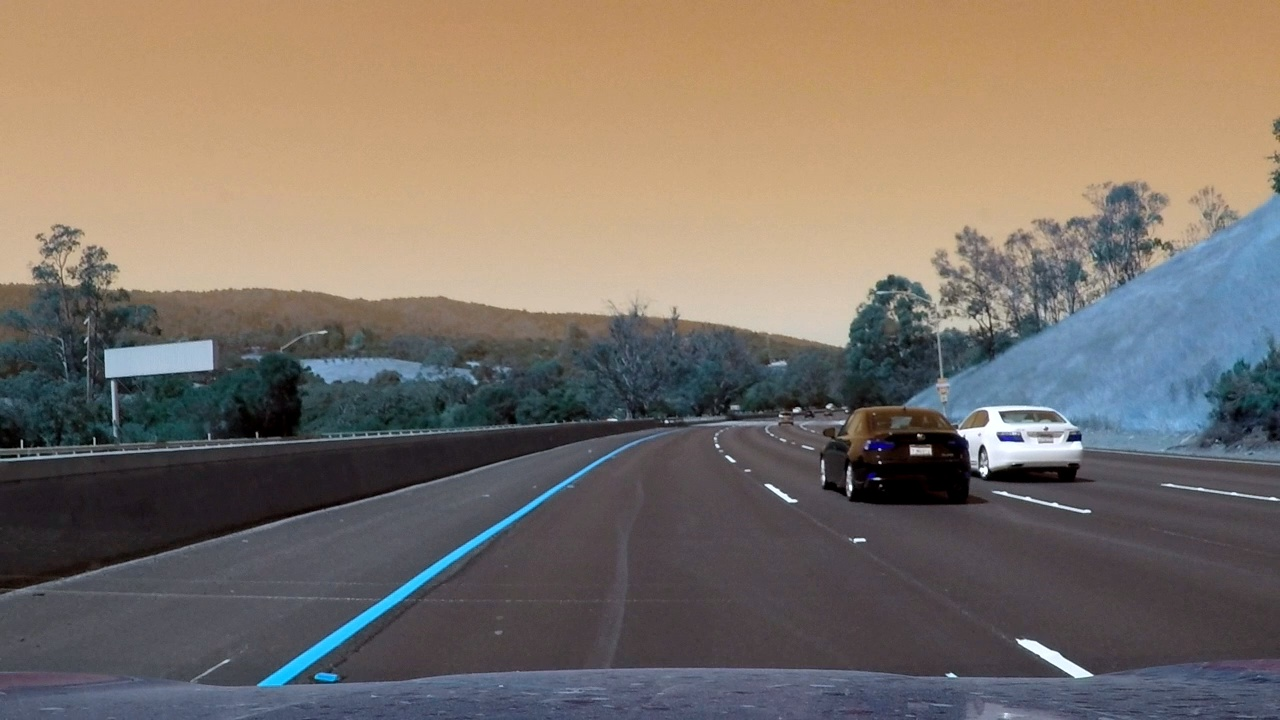
#> input picture test_images/challenge.jpg, 1280 x 720 px
$ jupyter execute --allow-errors P1.ipynb   (shell and % lines are left out)
#> lines starting #> are read from the running program, lines starting #| are printed output that depends on the picture; after the words box and inside, x2 and y2 are one past the last pixel; in counts of white or black regions, pixels touching at a corner belong together
# Self-Driving Car Engineer Nanodegree

## Project: **Finding Lane Lines on the Road**
***
In this project, you will use the tools you learned about in the lesson to identify lane lines on the road.  You can develop your pipeline on a series of individual images, and later apply the result to a video stream (really just a series of images). Check out the video clip "raw-lines-example.mp4" (also contained in this repository) to see what the output should look like after using the helper functions below.

Once you have a result that looks roughly like "raw-lines-example.mp4", you'll need to get creative and try to average and/or extrapolate the line segments you've detected to map out the full extent of the lane lines.  You can see an example of the result you're going for in the video "P1_example.mp4".  Ultimately, you would like to draw just one line for the left side of the lane, and one for the right.

In addition to implementing code, there is a brief writeup to complete. The writeup should be completed in a separate file, which can be either a markdown file or a pdf document. There is a [write up template](https://github.com/udacity/CarND-LaneLines-P1/blob/master/writeup_template.md) that can be used to guide the writing process. Completing both the code in the Ipython notebook and the writeup template will cover all of the [rubric points](https://review.udacity.com/#!/rubrics/322/view) for this project.

---
Let's have a look at our first image called 'test_images/solidWhiteRight.jpg'.  Run the 2 cells below (hit Shift-Enter or the "play" button above) to display the image.

**Note: If, at any point, you encounter frozen display windows or other confounding issues, you can always start again with a clean slate by going to the "Kernel" menu above and selecting "Restart & Clear Output".**

---

**The tools you have are color selection, region of interest selection, grayscaling, Gaussian smoothing, Canny Edge Detection and Hough Tranform line detection.  You  are also free to explore and try other techniques that were not presented in the lesson.  Your goal is piece together a pipeline to detect the line segments in the image, then average/extrapolate them and draw them onto the image for display (as below).  Once you have a working pipeline, try it out on the video stream below.**

---

<figure>

 <figcaption>
 <p></p>
 <p style="text-align: center;"> Your output should look something like this (above) after detecting line segments using the helper functions below </p>
 </figcaption>
</figure>
 <p></p>
<figure>

 <figcaption>
 <p></p>
 <p style="text-align: center;"> Your goal is to connect/average/extrapolate line segments to get output like this</p>
 </figcaption>
</figure>

**Run the cell below to import some packages.  If you get an `import error` for a package you've already installed, try changing your kernel (select the Kernel menu above --> Change Kernel).  Still have problems?  Try relaunching Jupyter Notebook from the terminal prompt.  Also, consult the forums for more troubleshooting tips.**

## Import Packages

[cell 1]
#importing some useful packages
import matplotlib.pyplot as plt
import matplotlib.image as mpimg
import numpy as np
import cv2

## Read in an Image

#> (a cell that did not finish here is left out)

## Ideas for Lane Detection Pipeline

**Some OpenCV functions (beyond those introduced in the lesson) that might be useful for this project are:**

`cv2.inRange()` for color selection
`cv2.fillPoly()` for regions selection
`cv2.line()` to draw lines on an image given endpoints
`cv2.addWeighted()` to coadd / overlay two images
`cv2.cvtColor()` to grayscale or change color
`cv2.imwrite()` to output images to file
`cv2.bitwise_and()` to apply a mask to an image

**Check out the OpenCV documentation to learn about these and discover even more awesome functionality!**

## Helper Functions

Below are some helper functions to help get you started. They should look familiar from the lesson!

[cell 3]
import math

# [9 lines left out: function grayscale, not called in this run]

def canny(img, low_threshold, high_threshold):
    """Applies the Canny transform"""
    return cv2.Canny(img, low_threshold, high_threshold)

def gaussian_blur(img, kernel_size):
    """Applies a Gaussian Noise kernel"""
    return cv2.GaussianBlur(img, (kernel_size, kernel_size), 0)

def region_of_interest(img, vertices):
    """
    Applies an image mask.

    Only keeps the region of the image defined by the polygon
    formed from `vertices`. The rest of the image is set to black.
    """
    #defining a blank mask to start with
    mask = np.zeros_like(img)

    #defining a 3 channel or 1 channel color to fill the mask with depending on the input image
    if len(img.shape) > 2:
        channel_count = img.shape[2]  # i.e. 3 or 4 depending on your image
        ignore_mask_color = (255,) * channel_count
    else:
        ignore_mask_color = 255

    #filling pixels inside the polygon defined by "vertices" with the fill color
    cv2.fillPoly(mask, vertices, ignore_mask_color)

    #returning the image only where mask pixels are nonzero
    masked_image = cv2.bitwise_and(img, mask)
    return masked_image


def draw_lines(img, lines, color=[255, 0, 0], thickness=8):
    """
    NOTE: this is the function you might want to use as a starting point once you want to
    average/extrapolate the line segments you detect to map out the full
    extent of the lane (going from the result shown in raw-lines-example.mp4
    to that shown in P1_example.mp4).

    Think about things like separating line segments by their
    slope ((y2-y1)/(x2-x1)) to decide which segments are part of the left
    line vs. the right line.  Then, you can average the position of each of
    the lines and extrapolate to the top and bottom of the lane.

    This function draws `lines` with `color` and `thickness`.
    Lines are drawn on the image inplace (mutates the image).
    If you want to make the lines semi-transparent, think about combining
    this function with the weighted_img() function below
    """
    # line mode is defined as following:
    # y = k(x-x1)+y1= kx +y1-kx1
    # y = slop*x + offset
    # group the lines into left lane and right lane,
    # and do an average to get the corresponding slop and offset
    # then draw the line from the middle of the image to the bottom

    left_lane_counter=0
    right_lane_counter=0;
    left_slop=0
    left_offset=0
    right_slop=0
    right_offset=0

    for line in lines:
        for x1,y1,x2,y2 in line:
            #cv2.line(img, (x1, y1), (x2, y2), color, thickness)

            # calcuate the slop and offset of each line
            slop = (y2-y1)/(x2-x1)
            offset = y1 - slop*x1

            # assume left lane has slop within [0.5,2]
            # and right lane has slop within [-2,0.5]
            # this will get ride of the unrelated line
            if slop>0.5 and slop < 2:
                left_slop += slop
                left_offset += offset
                left_lane_counter+=1
            elif slop <-0.5 and slop >-2:
                right_slop += slop
                right_offset += offset
                right_lane_counter+=1

    #print(right_lane_counter)
    #print(left_lane_counter)
    # do an average to smooth the result
    left_slop = left_slop/left_lane_counter
    right_slop = right_slop/right_lane_counter
    left_offset = left_offset/left_lane_counter
    right_offset = right_offset/right_lane_counter

    # draw left lane from 0.6*height to bottom of image
    imshape=img.shape
    y1=imshape[0]
    y2=int(y1*0.6)
    x1=int((y1-left_offset)/left_slop)
    x2=int((y2-left_offset)/left_slop)
    cv2.line(img, (x1, y1), (x2, y2), [0, 255, 0], thickness)

    # draw right lane from 0.6*height to bottom of image
    x1=int((y1-right_offset)/right_slop)
    x2=int((y2-right_offset)/right_slop)
    cv2.line(img, (x1, y1), (x2, y2), [0, 255, 0], thickness)

def hough_lines(img, rho, theta, threshold, min_line_len, max_line_gap):
    """
    `img` should be the output of a Canny transform.

    Returns an image with hough lines drawn.
    """
    lines = cv2.HoughLinesP(img, rho, theta, threshold, np.array([]), minLineLength=min_line_len, maxLineGap=max_line_gap)
    line_img = np.zeros((img.shape[0], img.shape[1], 3), dtype=np.uint8)
    draw_lines(line_img, lines)
    return line_img

# Python 3 has support for cool math symbols.

def weighted_img(img, initial_img, α=0.8, β=1., γ=0.):
    """
    `img` is the output of the hough_lines(), An image with lines drawn on it.
    Should be a blank image (all black) with lines drawn on it.

    `initial_img` should be the image before any processing.

    The result image is computed as follows:

    initial_img * α + img * β + γ
    NOTE: initial_img and img must be the same shape!
    """
    return cv2.addWeighted(initial_img, α, img, β, γ)

I will follow the step from class to build my pipeline

[cell 4]
def findLanePipeline(image, debug=False, using_blue=True):

    if debug:
        plt.figure()
        plt.imshow(image)
        cv2.imwrite('test_image_output/input_img.jpg', cv2.cvtColor(image, cv2.COLOR_RGB2BGR))

    # At first, I use the gray image, but it failed on challenge3.jpg
    # using only the read channel is better
    if using_blue:
        blue_img = image[:,:,2]
        smooth_img = gaussian_blur(blue_img,5)
    else:
        gray_img = grayscale(image)
        smooth_img = gaussian_blur(gray_img,5)
    if debug:
        plt.figure()
        plt.imshow(smooth_img, cmap='gray')
        cv2.imwrite('test_image_output/gray_or_blue_img.jpg',smooth_img)

    # extract edge using canny edge detector
    low_threshold =100
    high_threshold =180
    edge=canny(smooth_img, low_threshold, high_threshold)
    if debug:
        plt.figure()
        plt.imshow(edge)
        cv2.imwrite('test_image_output/edge_img.jpg', edge)

    # apply a mask so only show edges within a certain region of the image
    imshape=edge.shape
    vertices = np.array([[(imshape[1]*0.2,imshape[0]),(imshape[1]*0.4, imshape[0]*0.6), (imshape[1]*0.6, imshape[0]*0.6), (imshape[1]*0.9,imshape[0])]], dtype=np.int32)
    masked_edge = region_of_interest(edge,vertices)
    if debug:
        plt.figure()
        plt.imshow(masked_edge)
        cv2.imwrite('test_image_output/maked_edge_img.jpg', masked_edge)

    # apply hough transform to get lines
    rho=1
    theta=np.pi/180
    threshold = 20
    min_line_len=20
    max_line_gap = 100
    line_image=hough_lines(masked_edge, rho, theta, threshold, min_line_len, max_line_gap)
    if debug:
        plt.figure()
        plt.imshow(line_image)
        cv2.imwrite('test_image_output/lines_img.jpg', line_image)

    overlay_img=weighted_img(image, line_image, α=0.8, β=1., γ=0.)
    if debug:
        plt.figure()
        plt.imshow(overlay_img)
        cv2.imwrite('test_image_output/result.jpg', cv2.cvtColor(overlay_img, cv2.COLOR_RGB2BGR))

    return overlay_img

#> (a cell that did not finish here is left out)

## Test Images

Build your pipeline to work on the images in the directory "test_images"
**You should make sure your pipeline works well on these images before you try the videos.**

[cell 6]
import os
img_names=os.listdir("test_images/")
#> img_names = ['challenge.jpg', 'challenge2.jpg', 'challenge3.jpg']

## Build a Lane Finding Pipeline

Build the pipeline and run your solution on all test_images. Make copies into the `test_images_output` directory, and you can use the images in your writeup report.

Try tuning the various parameters, especially the low and high Canny thresholds as well as the Hough lines parameters.

[cell 7]
# TODO: Build your pipeline that will draw lane lines on the test_images
# then save them to the test_images_output directory.
for img_name in img_names:
    path="test_images/"+img_name
#> path = 'test_images/challenge.jpg'
    image = mpimg.imread(path)
#> image is the input picture: shape (720, 1280, 3); mean R, G, B 124.1, 113.7, 104.5
    image_overlay=findLanePipeline(image, False)
#> in findLanePipeline, `blue_img = image[:,:,2]`:
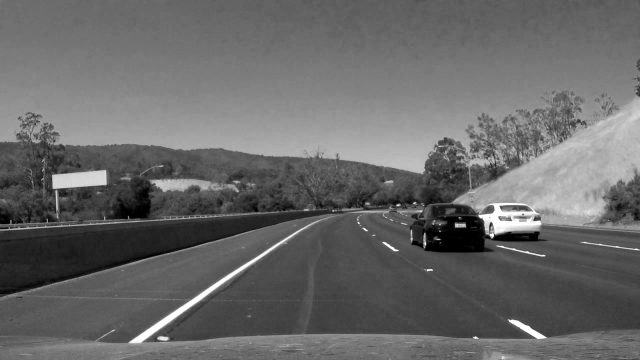
#> blue_img: shape (720, 1280) (shown at 1/2 size); min 0, max 255, mean 104.5
#> in canny, `return cv2.Canny(img, low_threshold, high_threshold)`:
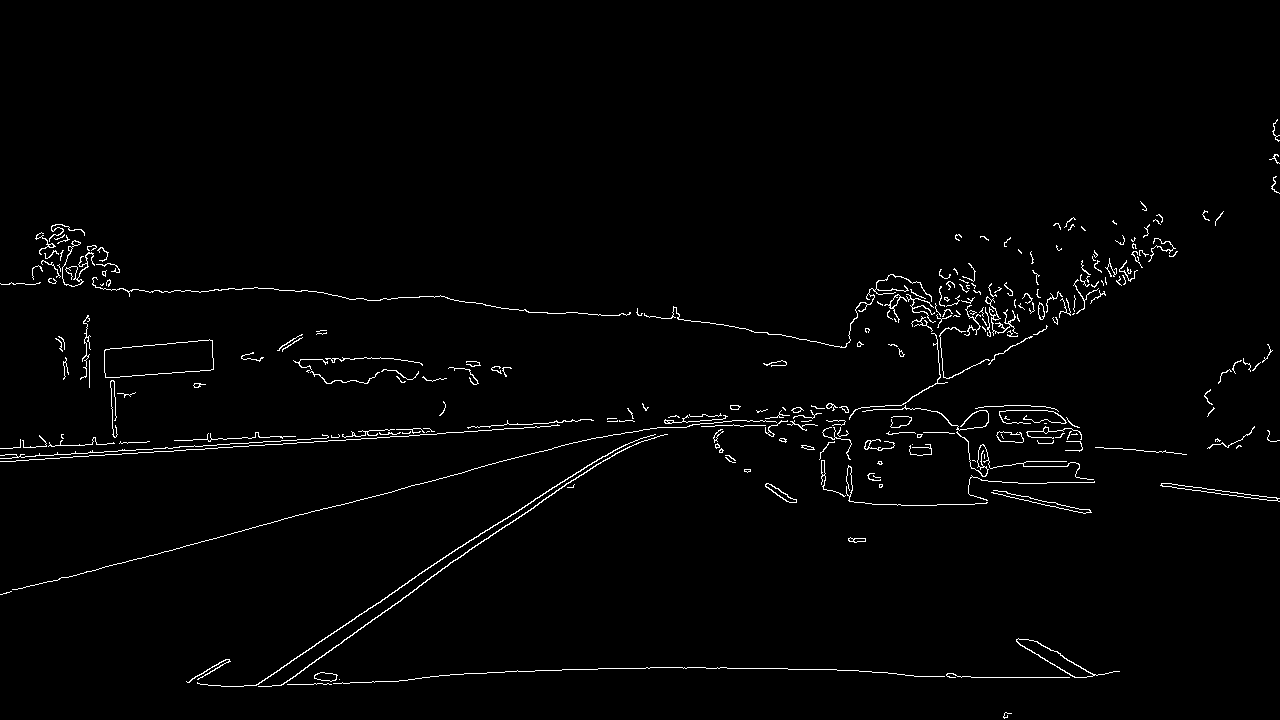
#> returned value: shape (720, 1280); 1.6% white in thin lines or dots, all inside (x1, y1, x2, y2) = (0, 119, 1280, 719)
#> in region_of_interest, `masked_image = cv2.bitwise_and(img, mask)`:
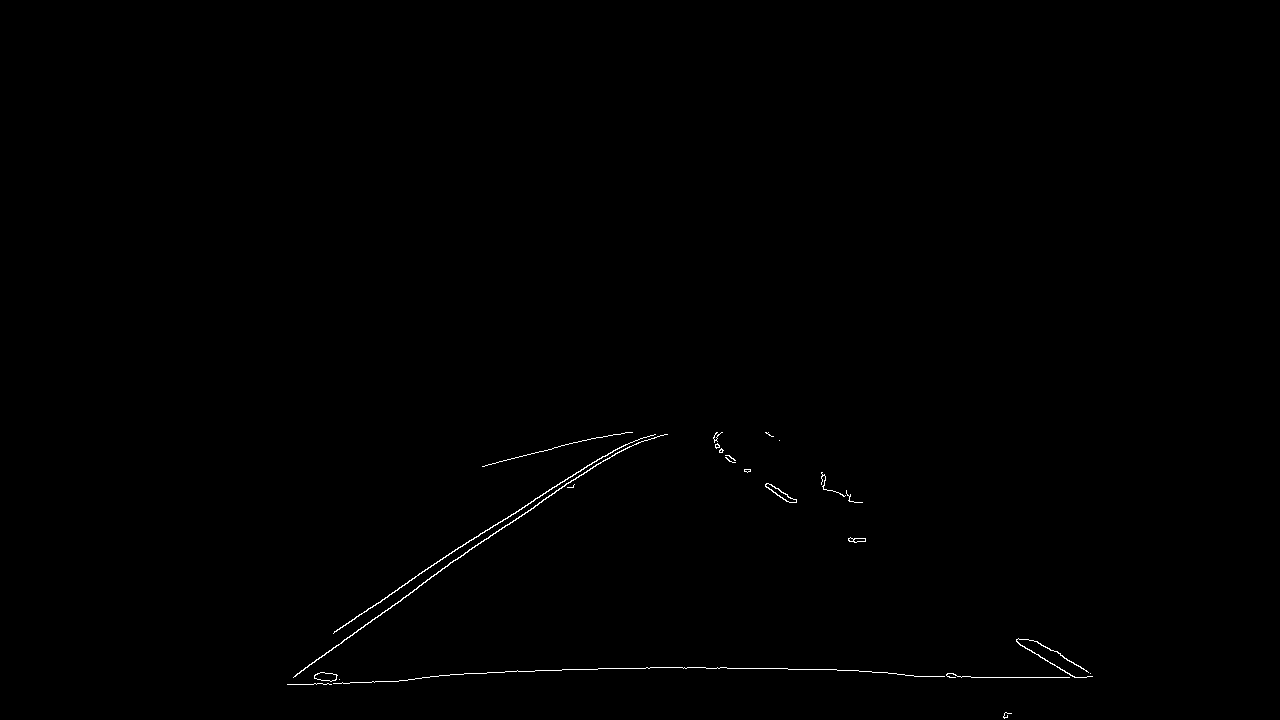
#> masked_image: shape (720, 1280); 0.29% white in thin lines or dots, all inside (x1, y1, x2, y2) = (287, 432, 1093, 719)
#> in hough_lines, `lines = cv2.HoughLinesP(img, rho, theta, threshold, np.array([]), minL..`: lines = 40 rows, first 6: [309, 664, 619, 447], [349, 621, 603, 456], [949, 677, 1086, 677], [464, 673, 646, 667], [653, 667, 858, 670], [408, 581, 568, 477]
#> the loop in draw_lines, `for line in lines:` made 40 passes
#> after the loop in draw_lines, `for line in lines:`: left_lane_counter = 10; left_offset = -6.24; left_slop = 6.29; right_lane_counter = 11; right_offset = 9478.4; right_slop = -7.34
#> in draw_lines, `left_slop = left_slop/left_lane_counter`: left_slop = 0.629
#> in draw_lines, `right_slop = right_slop/right_lane_counter`: right_slop = -0.668
#> in draw_lines, `left_offset = left_offset/left_lane_counter`: left_offset = -0.624
#> in draw_lines, `right_offset = right_offset/right_lane_counter`: right_offset = 861.7
#> in draw_lines, `x1=int((y1-left_offset)/left_slop)`: x1 = 1146
#> in draw_lines, `x2=int((y2-left_offset)/left_slop)`: x2 = 688
#> in draw_lines, `x1=int((y1-right_offset)/right_slop)`: x1 = 212
#> in draw_lines, `x2=int((y2-right_offset)/right_slop)`: x2 = 643
#> in weighted_img, `return cv2.addWeighted(initial_img, α, img, β, γ)`:
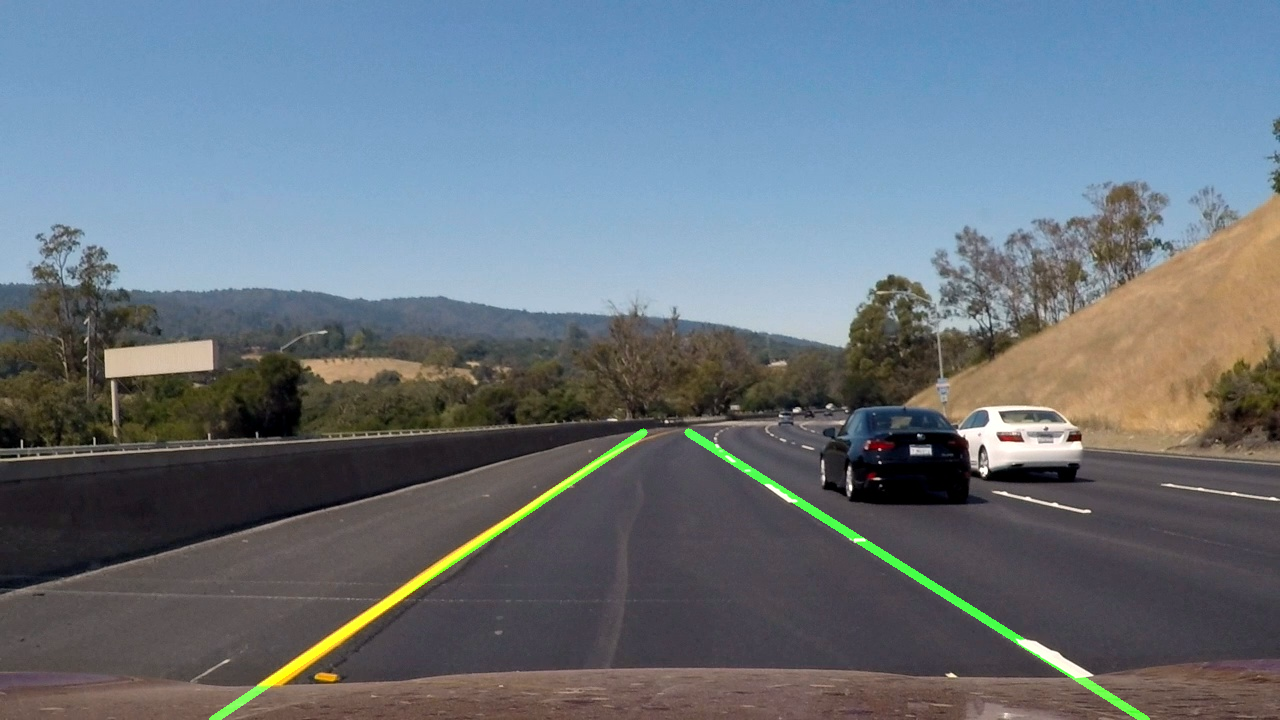
#> returned value: shape (720, 1280, 3); mean of channels 0, 1, 2 124.1, 114.9, 104.5; drawn as B, G, R
